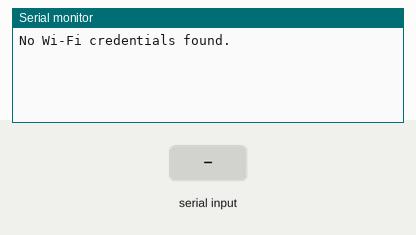
Bench run of a sketch on a simulated Arduino MKR. On the bench: the last lines printed to the serial monitor. Inputs (shaded band) come from the test bench. WiFi joins after 1.5 s; servers stay silent unless stated.

Above: at 3.2 s.
3.3 s: "resetwifi\n" received over Serial
At 3.9 s:
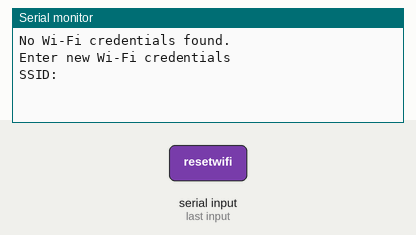
4.8 s: "1\n" received over Serial
At 6.0 s:
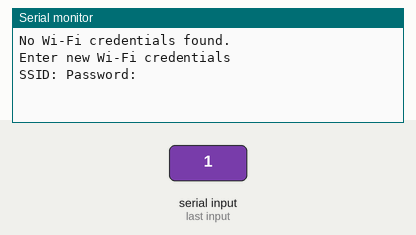
6.3 s: "0\n" received over Serial
At 7.4 s:
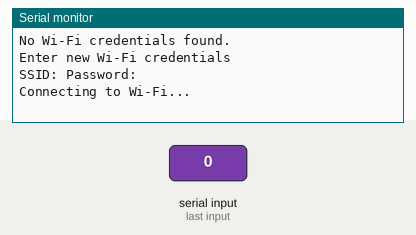

The sketch:

setupwifiserial.ino
```cpp
#include <SPI.h>
#include <WiFiNINA.h>
#include <FlashStorage.h>

char ssid[32] = "";
char pass[64] = "";
WiFiServer server(80);

// Define a structure to hold the Wi-Fi credentials
struct WiFiCredentials {
  char ssid[32];
  char pass[64];
};

// Create a FlashStorage variable to store Wi-Fi credentials
FlashStorage(wifi_storage, WiFiCredentials);

void setup() {
    Serial.begin(115200);

    // Wait for Serial Monitor to open
    while (!Serial) {
        ; // wait for serial port to connect. Needed for native USB
    }

    delay(2000);  // Give the user time to open the Serial Monitor

    // Read stored credentials
    readCredentials();

    // Check if there are no credentials
    if (strlen(ssid) == 0 || strlen(pass) == 0) {
        Serial.println("No Wi-Fi credentials found.");
    } else {
        // Attempt to connect to Wi-Fi
        connectToWiFi();

        // Check if connection is successful
        if (WiFi.status() == WL_CONNECTED) {
            Serial.println("\nConnected to Wi-Fi");
        } else {
            Serial.println("\nFailed to connect to Wi-Fi");
        }
    }

    // Check for the reset command
    checkForResetCommand();
}

void loop() {
    checkForResetCommand();
}

void connectToWiFi() {
    if (strlen(ssid) > 0) {
        Serial.println("\nConnecting to Wi-Fi...");
        WiFi.begin(ssid, pass);
        unsigned long startAttemptTime = millis();

        // Wait for connection attempt
        while (WiFi.status() != WL_CONNECTED && millis() - startAttemptTime < 10000) {
            delay(100);
            Serial.print(".");
        }

        if (WiFi.status() == WL_CONNECTED) {
            Serial.println("\nConnected to Wi-Fi");
        } else {
            Serial.println("\nFailed to connect to Wi-Fi");
        }
    }
}

void checkForResetCommand() {
    while (Serial.available() > 0) {
        String command = Serial.readStringUntil('\n');
        command.trim();
        if (command == "resetwifi") {
            getCredentialsFromSerial();
            saveCredentials();
            connectToWiFi();
            break;
        }
    }
}

void getCredentialsFromSerial() {
    Serial.println("\nEnter new Wi-Fi credentials");

    Serial.print("SSID: ");
    while (Serial.available() == 0) { }
    String ssidInput = Serial.readStringUntil('\n');
    ssidInput.trim();
    ssidInput.toCharArray(ssid, sizeof(ssid));

    Serial.print("Password: ");
    while (Serial.available() == 0) { }
    String passInput = Serial.readStringUntil('\n');
    passInput.trim();
    passInput.toCharArray(pass, sizeof(pass));
}

void saveCredentials() {
    // Create a WiFiCredentials structure
    WiFiCredentials credentials;
    strcpy(credentials.ssid, ssid);
    strcpy(credentials.pass, pass);

    // Save the structure to flash memory
    wifi_storage.write(credentials);
}

void readCredentials() {
    // Read the structure from flash memory
    WiFiCredentials credentials = wifi_storage.read();

    // Copy the credentials to the global variables
    strcpy(ssid, credentials.ssid);
    strcpy(pass, credentials.pass);
}
```

Measured:
- after the input at 3.3 s, the serial monitor: prints a new line at once (image 1)
- after the input at 4.8 s, the serial monitor: prints a new line at once (image 2)
- after the input at 6.3 s, the serial monitor: prints a new line at once (image 3)
